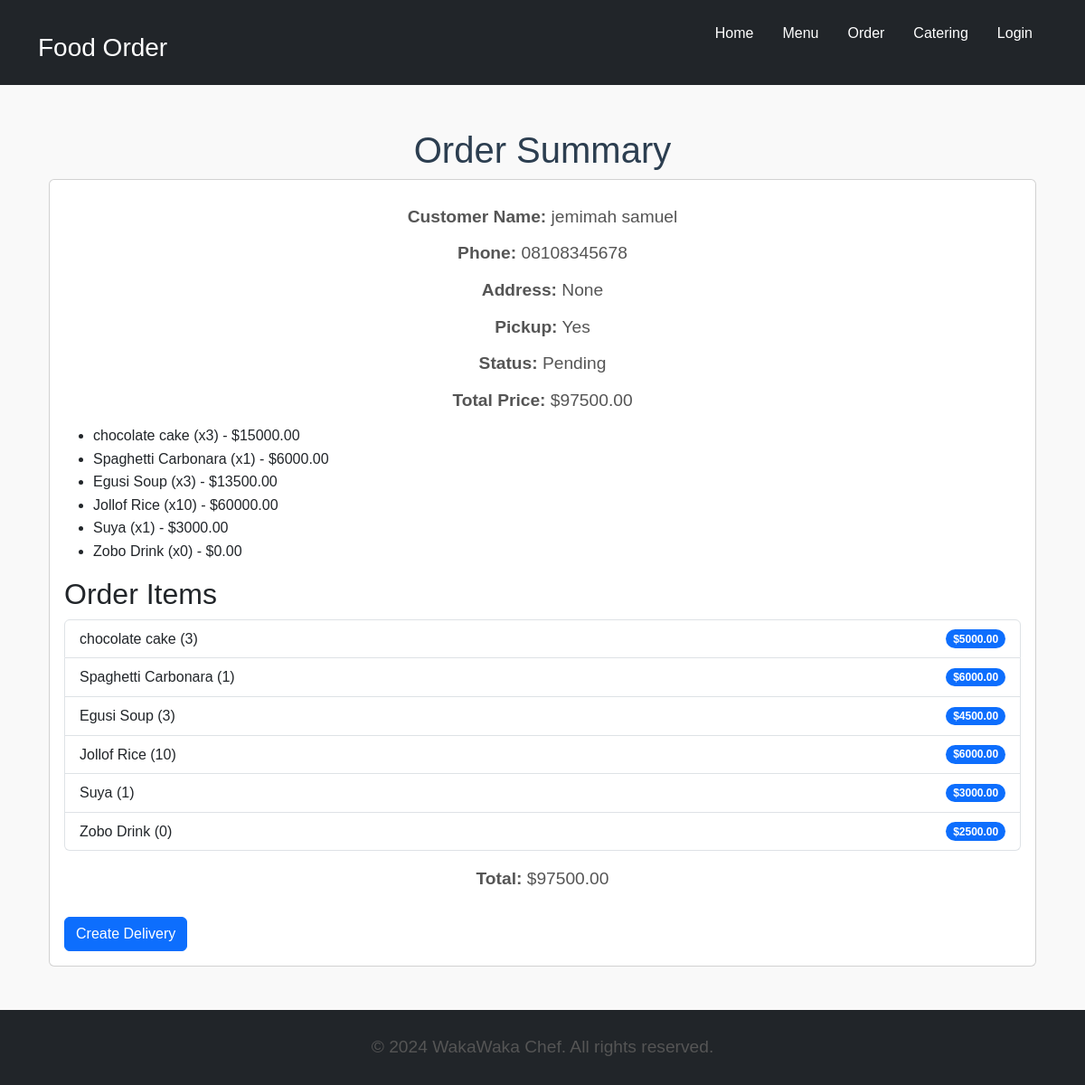
Screenshot of /Food/order/summary/6/ with the database file from the repository.
### Food/models.py (models this page shows, shortened)
class Order(models.Model):
        STATUS_CHOICES = [
            ('Pending', 'Pending'),
            ('Processing', 'Processing'),
            ('Completed', 'Completed'),
            ('Cancelled', 'Cancelled'),
        ]
        customer_name = models.CharField(max_length=255)
        customer_phone = models.CharField(max_length=15, default="")
        customer_address = models.TextField(blank=True, null=True)
        is_pickup = models.BooleanField(default=False)
        order_date = models.DateTimeField(auto_now_add=True)
        status = models.CharField(max_length=20, choices=STATUS_CHOICES, default='Pending')
        user = models.ForeignKey(User, on_delete=models.CASCADE)

class OrderItem(models.Model):
        order = models.ForeignKey(Order, on_delete=models.CASCADE)
        food_item = models.ForeignKey(FoodItem, on_delete=models.CASCADE)
        quantity = models.PositiveIntegerField()

class FoodItem(models.Model):
        name = models.CharField(max_length=200)
        description = models.TextField()
        price = models.DecimalField(max_digits=10, decimal_places=2)
        category = models.ForeignKey(Category, on_delete=models.CASCADE, related_name='food_items')
        image = models.ImageField(upload_to='food_images/',  null=False, default='images/placeholder.jpg')
        is_available = models.BooleanField(default=True)

### Food/views.py (the view)
# urls.py: path('order/summary/<int:order_id>/', views.order_summary, name='order_summary'),
def order_summary(request, order_id):
    order = get_object_or_404(Order, id=order_id)
    total_price = 0
    order_items = order.orderitem_set.all()
    for item in order_items:
        item.total_price = item.food_item.price * item.quantity  # Calculate the price for each item
        total_price += item.total_price  # Add it to the overall total
    return render(request, 'Food/order_summary.html', {
        'order': order,
        'order_items': order_items,
        'total_price': total_price
    })

### Food/templates/food/order_summary.html (shortened to what this page needs)
{% extends 'Food/base.html' %}
{% block content %}
<div class="container mt-5">
    <h1>Order Summary</h1>
    <div class="card">
        <div class="card-body">
            <p><strong>Customer Name:</strong> {{ order.customer_name }}</p>
            <p><strong>Phone:</strong> {{ order.customer_phone }}</p>
            <p><strong>Address:</strong> {{ order.customer_address }}</p>
            <p><strong>Pickup:</strong> {{ order.is_pickup|yesno:"Yes,No" }}</p>
            <p><strong>Status:</strong> {{ order.status }}</p>
            <p><strong>Total Price:</strong> ${{ total_price }}</p>
            <ul>
                {% for item in order_items %}
                    <li>{{ item.food_item.name }} (x{{ item.quantity }}) - ${{ item.total_price }}</li>
                {% endfor %}
            </ul>
            <h2>Order Items</h2>
            <ul class="list-group">
                {% for item in order_items %}
                    <li class="list-group-item d-flex justify-content-between align-items-center">
                        {{ item.food_item.name }} ({{ item.quantity }})
                        <span class="badge bg-primary rounded-pill">${{ item.food_item.price }}</span>
                    </li>
                {% endfor %}
            </ul>
            <p class="mt-3"><strong>Total:</strong> ${{ total_price }}</p>
            <a href="{% url 'create_delivery' order.id %}" class="btn btn-primary mt-3">Create Delivery</a>
        </div>
    </div>
</div>
{% endblock %}

### Food/static/css/styles.css (style rules this page uses)
body { font-family: Arial, sans-serif; margin: 0; padding: 0; background-color: #f9f9f9; color: #333; line-height: 1.6; }
h1 { text-align: center; font-size: 2.5rem; color: #2c3e50; margin-top: 20px; }
p { text-align: center; font-size: 1.2rem; margin: 10px auto; max-width: 600px; color: #555; }

### rows the page displays
Order: customer_name "jemimah samuel", customer_phone "08108345678", customer_address "None", is_pickup "Yes", status "Pending"
OrderItem: food_item.name "chocolate cake", quantity "3", total_price "15000.00", food_item.price "5000.00"
OrderItem: food_item.name "Spaghetti Carbonara", quantity "1", total_price "6000.00", food_item.price "6000.00"
OrderItem: food_item.name "Egusi Soup", quantity "3", total_price "13500.00", food_item.price "4500.00"
OrderItem: food_item.name "Jollof Rice", quantity "10", total_price "60000.00", food_item.price "6000.00"
OrderItem: food_item.name "Suya", quantity "1", total_price "3000.00", food_item.price "3000.00"
OrderItem: food_item.name "Zobo Drink", quantity "0", total_price "0.00", food_item.price "2500.00"

### other values shown
{{ total_price }} "97500.00"
